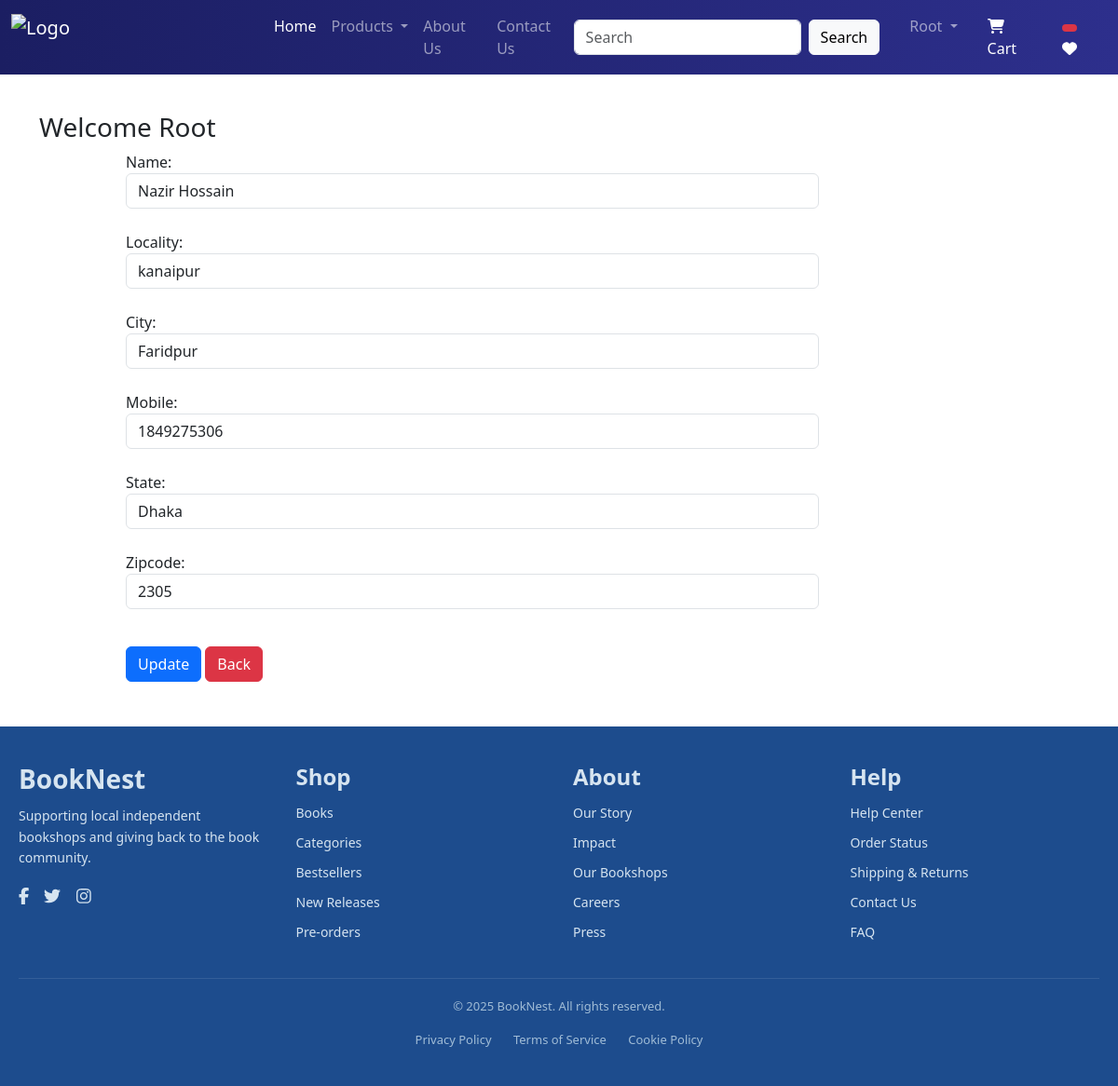
Screenshot of /updateAddress/1/ (signed in) with the database file from the repository.
### app/models.py (models this page shows, shortened)
class Customer(models.Model):
    user = models.ForeignKey(User, on_delete=models.CASCADE)
    name = models.CharField(max_length=200)
    locality = models.CharField(max_length=200)
    city = models.CharField(max_length=200)
    mobile = models.IntegerField(default=0)
    zipcode = models.IntegerField()
    state = models.CharField(choices=STATE_CHOICES, max_length=100)

### app/views.py (the view, shortened to what this page needs)
# urls.py: path('updateAddress/<int:pk>/', views.updateAddress.as_view(), name='updateAddress'),
@method_decorator(login_required,name='dispatch')
class updateAddress(View):
    def get(self, request, pk):
        add = get_object_or_404(Customer, pk=pk)
        totalitem = 0
        wishlist=0
        if request.user.is_authenticated:
            totalitem = len(Cart.objects.filter(user=request.user))
            wishitem = len(Wishlist.objects.filter(user=request.user))
        form = CustomerProfileForm(instance=add)
        return render(request, 'app/updateAddress.html', {'form': form})

### app/forms.py
class CustomerProfileForm(forms.ModelForm):
    class Meta:
        model = Customer
        fields = ['name','locality','city','mobile','state','zipcode']
        widgets = {
            'name': forms.TextInput(attrs={'class': 'form-control'}),
            'locality': forms.TextInput(attrs={'class': 'form-control'}),
            'city': forms.TextInput(attrs={'class': 'form-control'}),
            'mobile': forms.NumberInput(attrs={'class': 'form-control'}),
            'state': forms.Select(attrs={'class': 'form-control'}),
            'zipcode': forms.NumberInput(attrs={'class': 'form-control'}),
        }

### app/templates/app/updateAddress.html (shortened to what this page needs)
{% extends 'app/base.html' %}
{% load static %}
{% block main-content %}
<div class="container my-5">
    <div class="row">
        <h3>Welcome <span class="text-capitalize">{{ request.user }}</span></h3>
    </div>
    <div class="col-sm-8 offset-sm-1">
        <form action="" method="post">
            {% for fm in form %}
                {{ fm.label_tag }} {{ fm }}
                <br>
            {% endfor %}
            <div class="col-12 mt-3">
                <button type="submit" class="btn btn-primary">Update</button>
                <a href="{% url 'address' %}" type="button" class="btn btn-danger">Back</a>
            </div>
        </form>
    </div>
</div>
{% endblock main-content %}

### app/templates/app/base.html (shortened to what this page needs)
<!DOCTYPE html>
{% load static %}
<html lang="en">
<head>
    <link href="https://cdn.jsdelivr.net/npm/bootstrap@5.3.5/dist/css/bootstrap.min.css" rel="stylesheet">
    <link rel="stylesheet" href="{% static 'app/css/owl.carousel.min.css' %}">
    <link rel="stylesheet" href="{% static 'app/css/all.min.css' %}">
    <link rel="stylesheet" href="{% static 'app/css/style.css' %}">
</head>
<body>
  <nav class="navbar navbar-expand-lg navbar-dark navbar-gradient fixed-top">
        <div class="container-fluid">
          <a class="navbar-brand d-flex align-items-center" href="/">
            <img src="{% static 'app/images/banner/BrandName.png' %}" alt="Logo" width="250" height="50" class="me-2">
        </a>
           <div class="collapse navbar-collapse" id="navbarSupportedContent">
            <ul class="navbar-nav me-auto mb-2 mb-lg-0">
              <li class="nav-item">
                <a class="nav-link active" aria-current="page" href="/">Home</a>
              </li>
              <li class="nav-item dropdown">
                <a class="nav-link dropdown-toggle" href="#" role="button" data-bs-toggle="dropdown" aria-expanded="false">
                  Products
                </a>
              </li>
              <li class="nav-item">
                <a class="nav-link" href="{% url 'about'%}">About Us</a>
              </li>
              <li class="nav-item">
                <a class="nav-link" href="{% url 'contact'%}">Contact Us</a>
              </li>
            </ul>
            <form class="d-flex" role="search" action='/search'>
              <input class="form-control me-2" type="search" placeholder="Search" aria-label="Search" name="search">
              <button class="btn btn-light" type="submit">Search</button>
            </form>
            <ul class="navbar-nav mb-2 mb-lg-0 ms-3">
              {% if request.user.is_authenticated %}
              <li class="nav-item dropdown mx-2">
                <a class="nav-link dropdown-toggle" href="#" id="profileDropdown" role="button" data-bs-toggle="dropdown" aria-expanded="false">
                  {{ request.user.username|capfirst }}
                </a>
              </li>
              <li class="nav-item mx-2">
                <a href="{% url 'showcart' %}" class="nav-link text-white position-relative">
                  <i class="fa fa-shopping-cart"></i> Cart
              </a>
              </li>
              <li class="nav-item mx-2">
                <a href="#" class="nav-link text-white">
                    <span class="badge bg-danger">
                    </span>
                    <i class="fa fa-heart"></i>
                </a>
            </li>
              {% endif %}
            </ul>
          </div>
        </div>
    </nav>
<br><br><br>
    {% block main-content %}{% endblock main-content %}
    <footer class="site-footer">
      <div class="footer-container">
        <div class="footer-section brand">
          <h3>BookNest</h3>
          <p>Supporting local independent bookshops and giving back to the book community.</p>
          <div class="social-icons">
            <a href="#"><i class="fab fa-facebook-f"></i></a>
            <a href="#"><i class="fab fa-twitter"></i></a>
            <a href="#"><i class="fab fa-instagram"></i></a>
          </div>
        </div>
        <div class="footer-section">
          <h4>Shop</h4>
          <ul>
            <li><a href="#">Books</a></li>
            <li><a href="#">Categories</a></li>
            <li><a href="#">Bestsellers</a></li>
            <li><a href="#">New Releases</a></li>
            <li><a href="#">Pre-orders</a></li>
          </ul>
        </div>
        <div class="footer-section">
          <h4>About</h4>
          <ul>
            <li><a href="#">Our Story</a></li>
            <li><a href="#">Impact</a></li>
            <li><a href="#">Our Bookshops</a></li>
            <li><a href="#">Careers</a></li>
            <li><a href="#">Press</a></li>
          </ul>
        </div>
        <div class="footer-section">
          <h4>Help</h4>
          <ul>
            <li><a href="{% url 'contact' %}">Help Center</a></li>
            <li><a href="{% url 'contact' %}">Order Status</a></li>
            <li><a href="{% url 'contact' %}">Shipping & Returns</a></li>
            <li><a href="{% url 'contact' %}">Contact Us</a></li>
            <li><a href="{% url 'contact' %}">FAQ</a></li>
          </ul>
        </div>
      </div>
      <div class="footer-bottom">
        <p>&copy; 2025 BookNest. All rights reserved.</p>
        <div class="footer-links">
          <a href="/">Privacy Policy</a>
          <a href="/">Terms of Service</a>
          <a href="/">Cookie Policy</a>
        </div>
      </div>
    </footer>
</body>
</html>

### app/static/app/css/style.css (style rules this page uses)
.navbar-gradient { background: linear-gradient(to right, #1b1e62, #2d2f8c); }
.badge.bg-danger { color: white; }
.site-footer { background-color: #1d4c8d; color: #d6e4f0; padding: 40px 20px; font-family: 'Segoe UI', sans-serif; }
.footer-container { display: flex; flex-wrap: wrap; justify-content: space-between; gap: 30px; max-width: 1200px; margin: auto; }
.footer-section { flex: 1 1 220px; }
.footer-section h3, .footer-section h4 { font-weight: 600; margin-bottom: 12px; }
.footer-section p { font-size: 14px; line-height: 1.6; }
.footer-section ul { list-style: none; padding: 0; margin: 0; }
.footer-section ul li { margin-bottom: 8px; }
.footer-section ul li a { color: #d6e4f0; text-decoration: none; font-size: 14px; }
.social-icons a { margin-right: 12px; color: #d6e4f0; font-size: 18px; text-decoration: none; }
.footer-bottom { border-top: 1px solid rgba(255, 255, 255, 0.1); margin-top: 30px; padding-top: 20px; text-align: center; font-size: 13px; color: #a0bcd6; }
.footer-links { margin-top: 10px; }
.footer-links a { margin: 0 10px; color: #a0bcd6; text-decoration: none; }

### rows the page displays
Customer: form "Nazir Hossain" "kanaipur" "Faridpur" "1849275306" "Dhaka" "2305"

### other values shown
{{ request.user.username|capfirst }} "Root"
{{ request.user }} "Root"
{{ fm.label_tag }} "Name:" "Locality:" "City:" "Mobile:" "State:" "Zipcode:"
